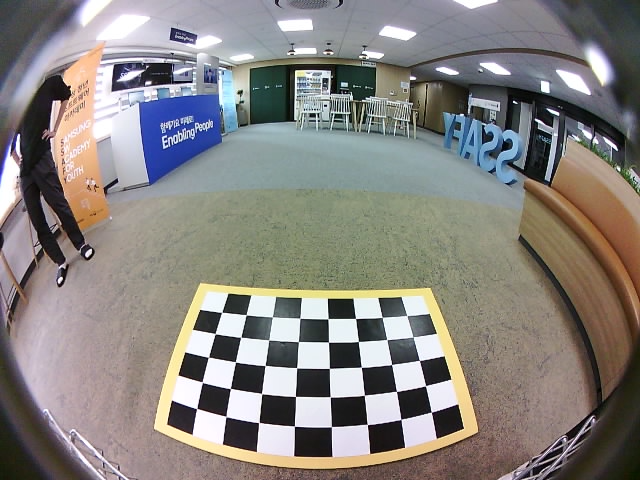
#> input picture pjh/data/extrinsic_cart/front.png, 640 x 480 px, given in place of front.jpg, which was not available
$ python surroundBEV.py   (older library calls are emulated)
#> lines starting #> are read from the running program, lines starting #| are printed output that depends on the picture; pictures that were not available may be replaced by others from this repository, and a replacement may not be noted
import cv2
import numpy as np
import argparse
import os

parser = argparse.ArgumentParser(description="Generate Surrounding Camera Bird Eye View")
parser.add_argument('-fw', '--FRAME_WIDTH', default=1280, type=int, help='Camera Frame Width')
parser.add_argument('-fh', '--FRAME_HEIGHT', default=1024, type=int, help='Camera Frame Height')
parser.add_argument('-bw', '--BEV_WIDTH', default=1000, type=int, help='BEV Frame Width')
parser.add_argument('-bh', '--BEV_HEIGHT', default=1000, type=int, help='BEV Frame Height')
parser.add_argument('-cw', '--CAR_WIDTH', default=250, type=int, help='Car Frame Width')
parser.add_argument('-ch', '--CAR_HEIGHT', default=400, type=int, help='Car Frame Height')
parser.add_argument('-fs', '--FOCAL_SCALE', default=1, type=float, help='Camera Undistort Focal Scale')
parser.add_argument('-ss', '--SIZE_SCALE', default=2, type=float, help='Camera Undistort Size Scale')
parser.add_argument('-blend','--BLEND_FLAG', default=False, type=bool, help='Blend BEV Image (Ture/False)')
parser.add_argument('-balance','--BALANCE_FLAG', default=False, type=bool, help='Balance BEV Image (Ture/False)')
args = parser.parse_args()

FRAME_WIDTH = args.FRAME_WIDTH
FRAME_HEIGHT = args.FRAME_HEIGHT
BEV_WIDTH = args.BEV_WIDTH
BEV_HEIGHT = args.BEV_HEIGHT
CAR_WIDTH = args.CAR_WIDTH
CAR_HEIGHT = args.CAR_HEIGHT
FOCAL_SCALE = args.FOCAL_SCALE
SIZE_SCALE = args.SIZE_SCALE

def padding(img,width,height):
    H = img.shape[0]
    W = img.shape[1]
    top = (height - H) // 2
    bottom = (height - H) // 2
    if top + bottom + H < height:
        bottom += 1
    left = (width - W) // 2
    right = (width - W) // 2
    if left + right + W < width:
        right += 1
    img = cv2.copyMakeBorder(img, top, bottom, left, right,
                             cv2.BORDER_CONSTANT, value = (0,0,0))
                             #copyMakeBorder 함수는 이미지를 액자 형태로 만들 때 사용할 수 있습니다. 이미지에 가장자리가 추가
    return img

# [38 lines left out: functions color_balance, luminance_balance, not called in this run]

class Camera:
    # [31 lines left out: functions __init__, get_camera_mat_dst, get_undistort_maps, get_bev_maps, not called in this run]

    def undistort(self, img):   ################################################## 얘 왜 사용안함?
        return cv2.remap(img, *self.undistort_maps, interpolation = cv2.INTER_LINEAR) #img를 *self.undistort_maps으로 리매핑하는 함수

    def warp_homography(self, img):
        return cv2.warpPerspective(img, self.homography, (BEV_WIDTH,BEV_HEIGHT)) #9
        #원근 변환 함수, 원근 맵 행렬(self.homography)를 (BEV_WIDTH,BEV_HEIGHT) //Bird Eye View = BEV 에 해당하는 출력 이미지 크기로 img를 변환하여 반환

    def raw2bev(self, img):
        return cv2.remap(img, *self.bev_maps, interpolation = cv2.INTER_LINEAR) #img를 *self.bev_maps으로 리매핑하는 함수

class Mask:
    def __init__(self, name):
        self.mask = self.get_mask(name) #11-1

    # [37 lines left out: functions get_points, get_mask, not called in this run]
        # cv2.fillPoly = 채워진 다각형을 그립니다. pts에 다각형 배열 값을 여러 개 입력할 수도 있습니다. 255 = color
        # fillPoly()에 다각형 좌표 배열을 여러 개 적용한 경우 겹치는 부분이 사라집니다.

    def __call__(self, img):
        return cv2.bitwise_and(img, img, mask=self.mask) # mask 영역에서 서로 공통으로 겹치는 부분 출력

class BlendMask:
    # [132 lines left out: functions __init__, get_points, get_mask, get_lines, get_blend_mask, not called in this run]

    def __call__(self, img):
        return (img * self.weight).astype(np.uint8)

class BevGenerator:
    # [12 lines left out: function __init__, not called in this run]

    @staticmethod
    def get_args():
        return args

    # [26 lines left out: functions init_args, __call__, not called in this run]

def main():
    front = cv2.imread('./data/front/front.jpg')
#> front is the input picture: shape (480, 640, 3); mean B, G, R 127.5, 131.2, 134.9
    back = cv2.imread('./data/back/back.jpg')
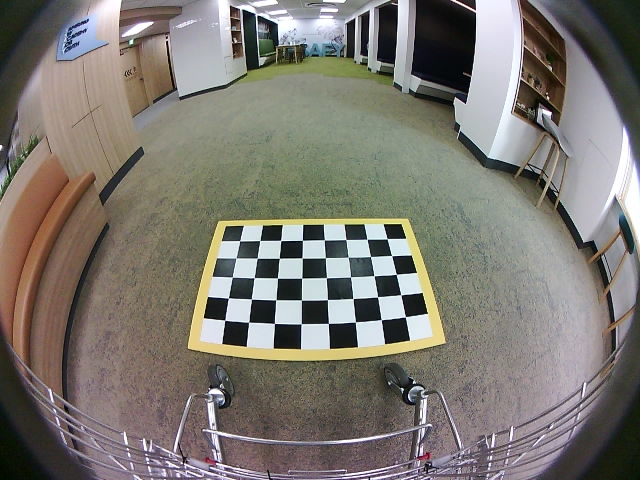
#> input picture pjh/data/extrinsic_cart/back.png, 640 x 480 px, given in place of back.jpg, which was not available
#> back is the input picture: shape (480, 640, 3); mean B, G, R 113.4, 120.4, 124.5
    left = cv2.imread('./data/left/left.jpg')
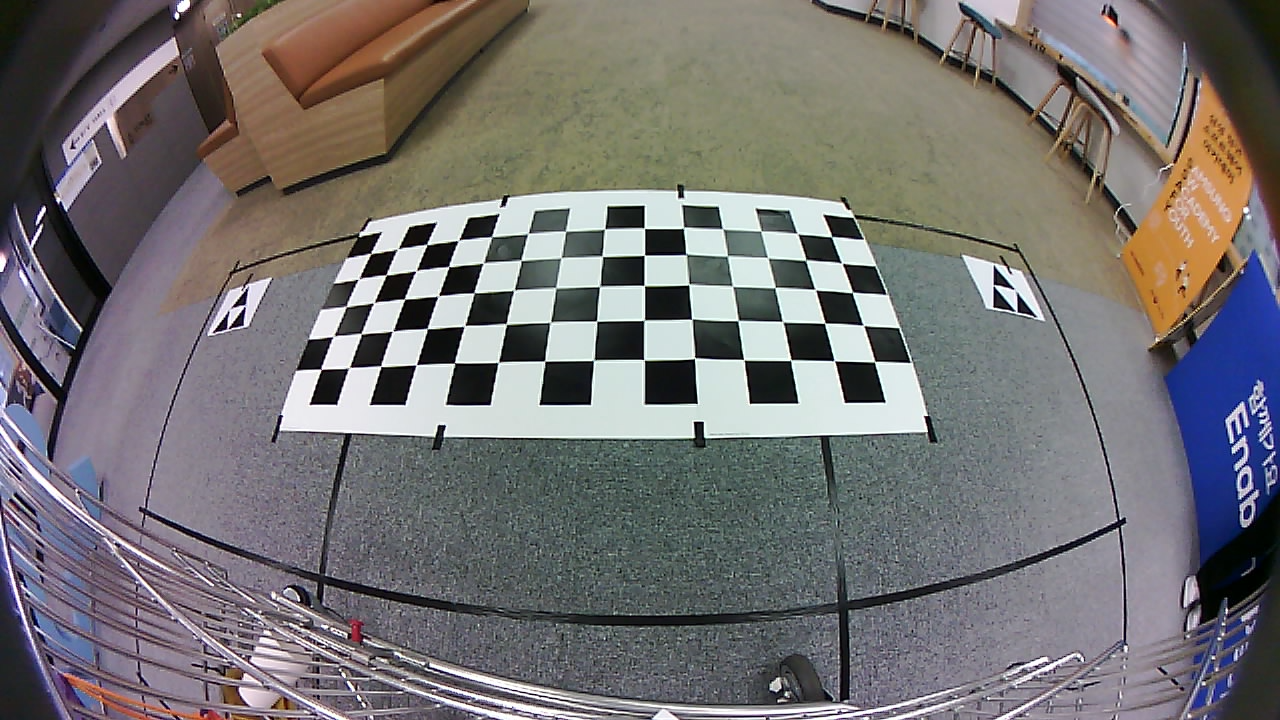
#> input picture SurroundViewMonitor 2D/left.png, 1280 x 720 px, given in place of left.jpg, which was not available
#> left is the input picture: shape (720, 1280, 3); mean B, G, R 114.4, 114.1, 116.7
    right = cv2.imread('./data/right/right.jpg')
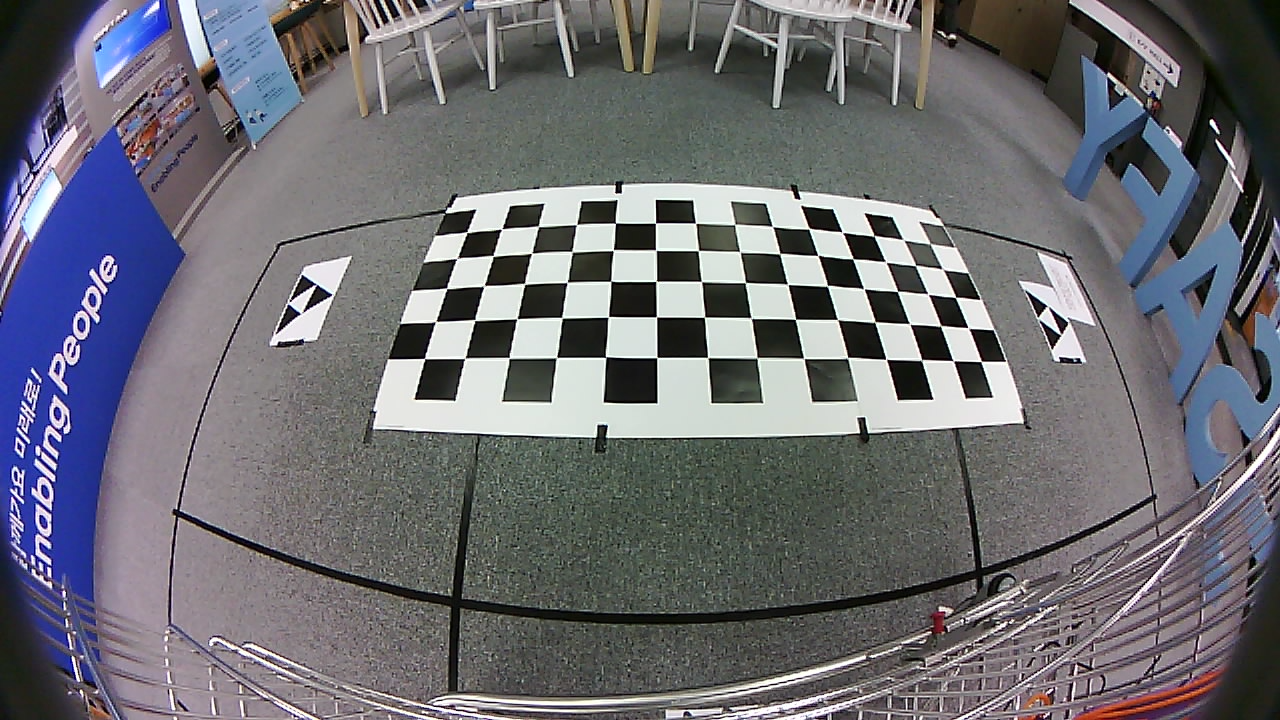
#> input picture pjh/data/kihan/right.png, 1280 x 720 px, given in place of right.jpg, which was not available
#> right is the input picture: shape (720, 1280, 3); mean B, G, R 114.9, 108.5, 108.5
    car = cv2.imread('./data/car.jpg')
    car = padding(car, BEV_WIDTH, BEV_HEIGHT) #차 이미지에 가장자리 추가

    bev = BevGenerator() #1
    surround = bev(front,back,left,right,car)   #13

    cv2.namedWindow('surround', flags = cv2.WINDOW_NORMAL | cv2.WINDOW_KEEPRATIO)
    cv2.imshow('surround', surround)
    cv2.imwrite('./surround.jpg', surround)
    cv2.waitKey(0)
    cv2.destroyAllWindows()

if __name__ == '__main__':
#> (the run stopped early here; a loop or call above may not have finished)
